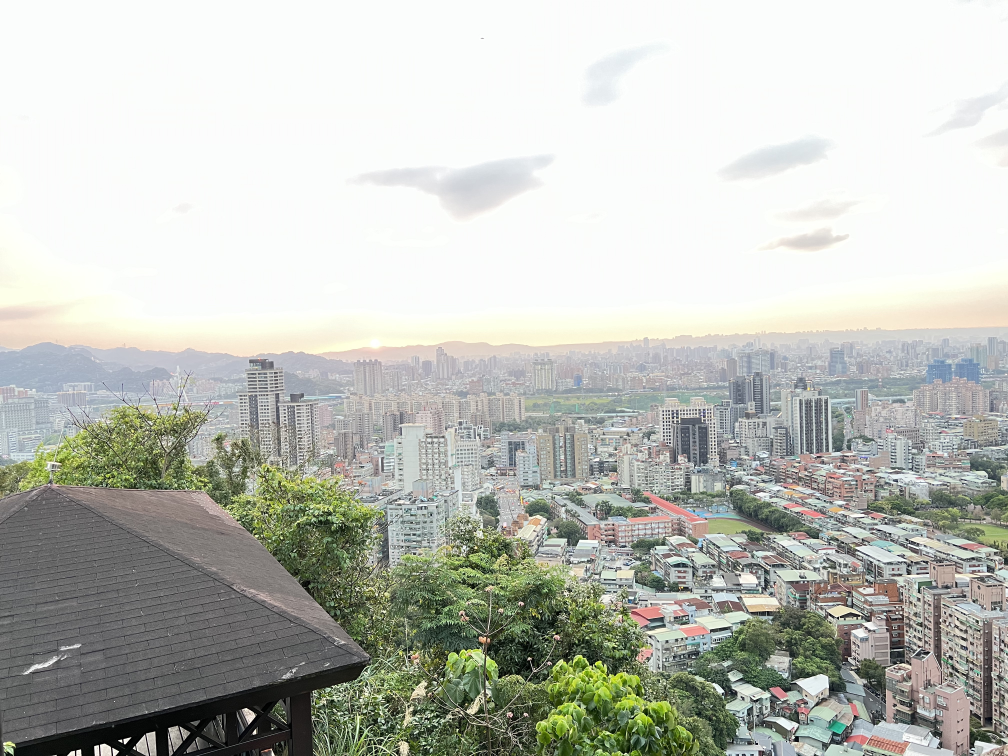
#> input picture 1.jpeg, 4032 x 3024 px (shown at 1/4 size); its folder holds 4 pictures in this run
$ python MTB.py
#> lines starting #> are read from the running program, lines starting #| are printed output that depends on the picture; after the words box and inside, x2 and y2 are one past the last pixel; in counts of white or black regions, pixels touching at a corner belong together
import cv2 as cv
import numpy as np

def buildMTBPyramid(images, numLevel, percentile, exclude_range):
    pyramids = []
    for image in images:
        pyramids.append([])
        for level in range(numLevel):
            median = np.percentile(image, percentile)
            ret, thresholdMap = cv.threshold(image, median, 255, cv.THRESH_BINARY)
            exclusionMap = cv.bitwise_not(cv.inRange(image, median-exclude_range, median+exclude_range))
            pyramids[-1].append((thresholdMap, exclusionMap))

            if level != numLevel-1:
                image = cv.resize(image, None, fx=0.5, fy=0.5)

    return pyramids

def translateImage(image, x_shift, y_shift):
    matrix = np.float32([[1, 0, x_shift], [0, 1, y_shift]])
    return cv.warpAffine(image, matrix, (image.shape[1], image.shape[0]))

def alignmentMTBPair(pyramid1, pyramid2, numLevel, curLevel = 0):
    '''
    This implementation is different from the paper. The paper implementation uses one bit to represent a pixel, but our implementation uses one byte.
    '''

    if curLevel < numLevel - 1:
        cur_shift = alignmentMTBPair(pyramid1, pyramid2, numLevel, curLevel+1)
        cur_shift = cur_shift[0] * 2, cur_shift[1] * 2
    else:
        cur_shift = 0, 0

    thresholdMap1, exclusionMap1 = pyramid1[curLevel]
    thresholdMap2, exclusionMap2 = pyramid2[curLevel]

    min_error = thresholdMap1.shape[0] * thresholdMap1.shape[1]

    for i in [-1, 0, 1]:
        for j in [-1, 0, 1]:
            x_shift = cur_shift[0] + i
            y_shift = cur_shift[1] + j

            shiftedThresholdMap2 = translateImage(thresholdMap2, x_shift, y_shift)
            shiftedExclusionMap2 = translateImage(exclusionMap2, x_shift, y_shift)

            diffMap = cv.bitwise_xor(thresholdMap1, shiftedThresholdMap2)
            diffMap = cv.bitwise_and(diffMap, exclusionMap1)
            diffMap = cv.bitwise_and(diffMap, shiftedExclusionMap2)

            error = cv.countNonZero(diffMap)
            if error < min_error:
                shift_ret = x_shift, y_shift
                min_error = error

    assert 'shift_ret' in locals(), "Error in calculating best shift"

    return shift_ret


def alignmentMTB(images, reference_image_index=None, grayscale=False, shift_bits=6, percentile=50, exclude_range=4):
    '''
    Median Threshold Bitmap alignment algorithm.
    Arguments:
        images: a list of images
        reference_image_index: the index of reference image (which will not be shifted)
        grayscale: True if the inputs are grayscale images
        shift_bits: (shift_bits + 1) equals the number of pyramid levels
        percentile: the percentile for creating threshold bitmap
        exclude_range: the (additive) range for computing exclusion bitmap
    Return value:
        A numpy array of aligned images
    '''

    if reference_image_index is None:
        reference_image_index = len(images) // 2

    if not grayscale:
        # 0.299 * R + 0.587 * G + 0.114 * B
        # These ratios are different from those proposed by the paper
        grayImages = [cv.cvtColor(image, cv.COLOR_BGR2GRAY) for image in images]
    else:
        grayImages = images

    pyramids = buildMTBPyramid(grayImages, shift_bits + 1, percentile, exclude_range)

    alignedImages = []
    for i in range(len(images)):
        if i == reference_image_index:
            alignedImages.append(images[i])
        else:
            x_shift, y_shift = alignmentMTBPair(pyramids[reference_image_index], pyramids[i], shift_bits + 1)
            alignedImages.append(translateImage(images[i], x_shift, y_shift))

    return np.array(alignedImages)


if __name__ == '__main__':
    images = [cv.imread(str(i) + '.jpeg') for i in [1, 2, 3, 4]]
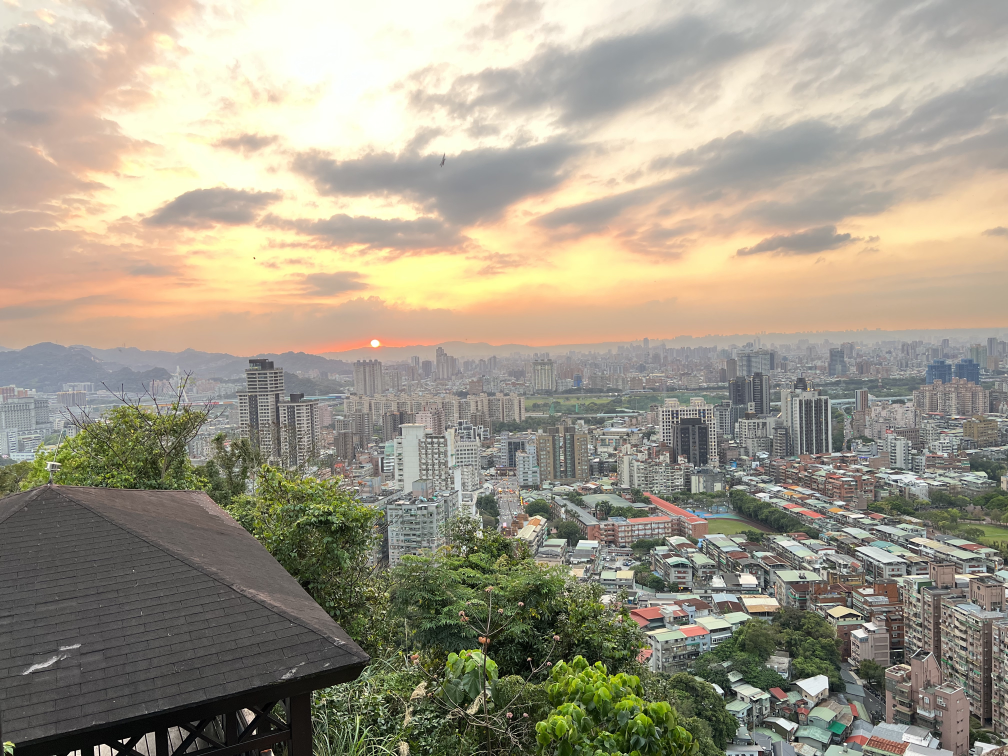
#> input picture 2.jpeg, 4032 x 3024 px (shown at 1/4 size)
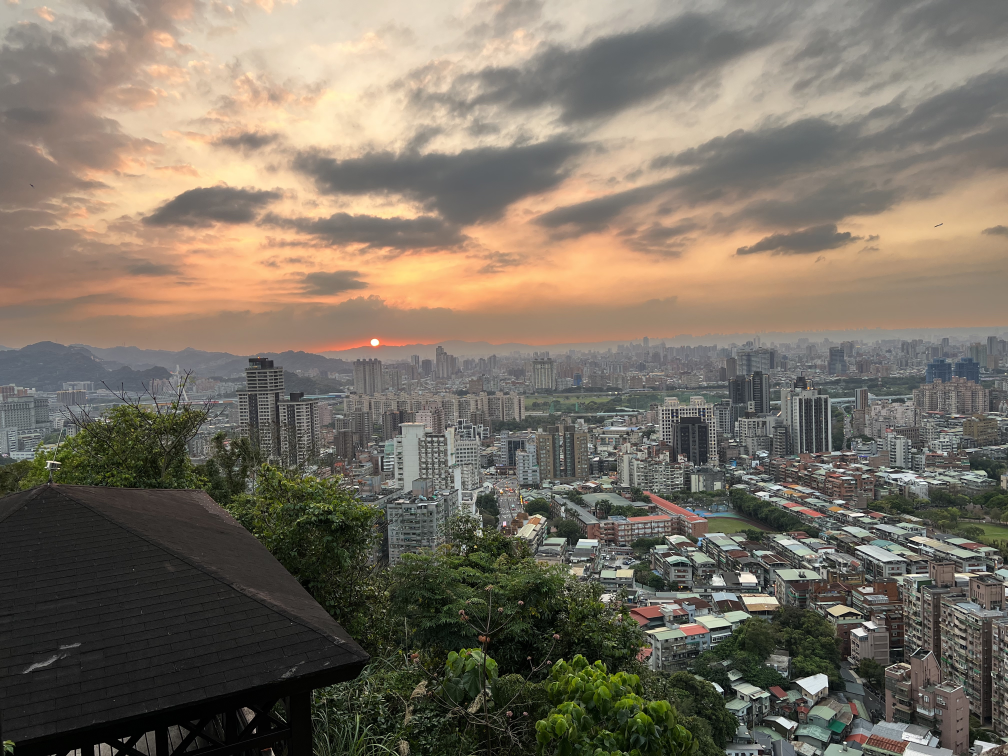
#> input picture 3.jpeg, 4032 x 3024 px (shown at 1/4 size)
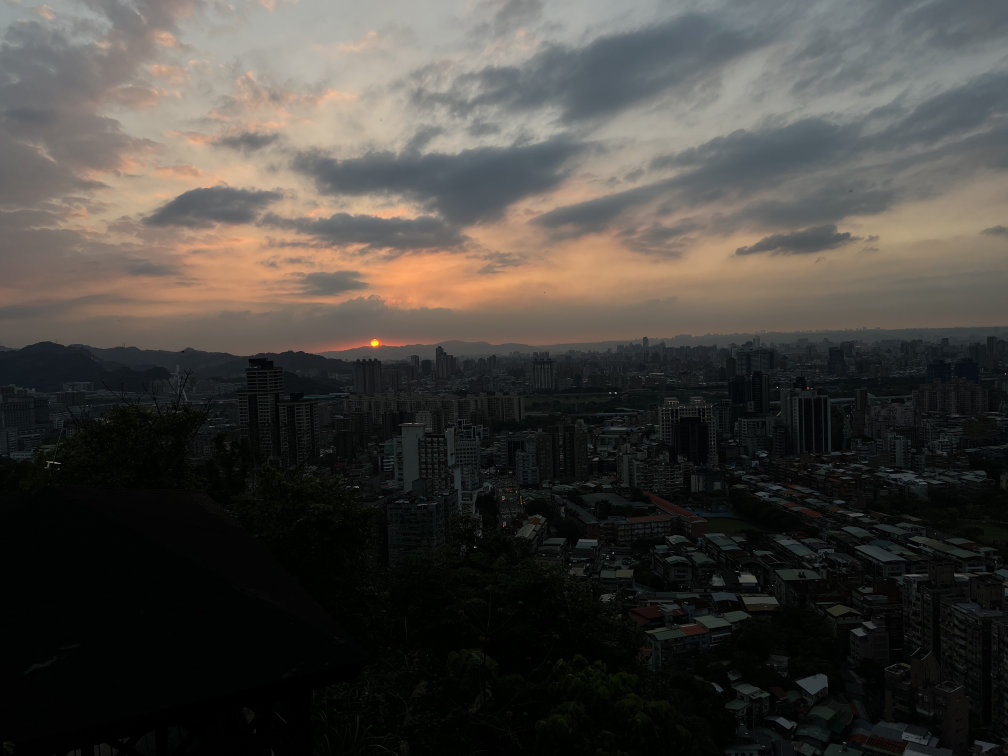
#> input picture 4.jpeg, 4032 x 3024 px (shown at 1/4 size)
#> images = 4 items

    reference_index = 2

    alignedImages = alignmentMTB(images, reference_image_index=reference_index)
#> the loop in buildMTBPyramid, `for image in images:` made 4 passes
#> the loop in alignmentMTB, `for i in range(len(images)):` made 4 passes
#> y_shift on passes 1, 2, 4: -3, -4, -1
#> pass 1, in alignmentMTBPair (call 6), `thresholdMap1, exclusionMap1 = pyramid1[curLevel]`:
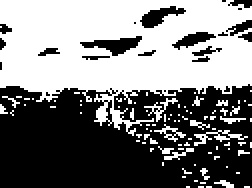
#> thresholdMap1: shape (94, 126) (shown 2 times larger); 49.2% white; 89 white regions (81 under 20 px), largest, box (x1, y1, x2, y2) and area: (0, 0, 126, 68) 5287, (97, 65, 124, 73) 72, (72, 49, 89, 61) 49
#> pass 1, in alignmentMTBPair (call 6), `thresholdMap1, exclusionMap1 = pyramid1[curLevel]`:
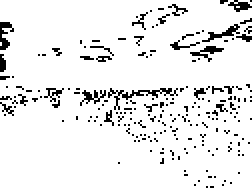
#> exclusionMap1: shape (94, 126) (shown 2 times larger); 92% white; black in thin lines or dots
#> pass 1, in alignmentMTBPair (call 5), `thresholdMap1, exclusionMap1 = pyramid1[curLevel]`:
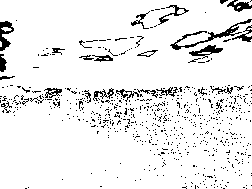
#> exclusionMap1: shape (189, 252); 92.5% white; black in thin lines or dots

    # compare with opencv's implementation
    alignMTB = cv.createAlignMTB()
    for i in range(len(images)):
        if i == reference_index:
            print("ref img")
        else:
            img1 = cv.cvtColor(images[reference_index], cv.COLOR_BGR2GRAY)
            img2 = cv.cvtColor(images[i], cv.COLOR_BGR2GRAY)
            print(alignMTB.calculateShift(img1, img2))
#> this loop made 4 passes
#| (-1, -3)
#| (0, -4)
#| ref img
#| (1, -1)
#> pass 2, `img2 = cv.cvtColor(images[i], cv.COLOR_BGR2GRAY)`:
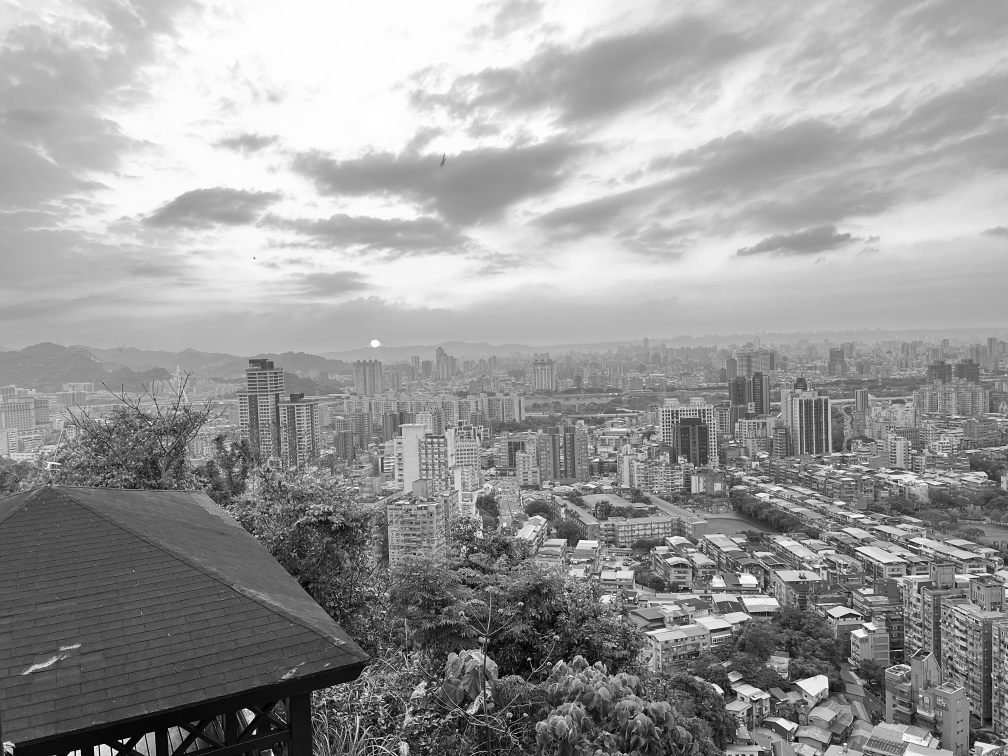
#> img2: shape (3024, 4032) (shown at 1/4 size); min 0, max 255, mean 153.7

    pass
